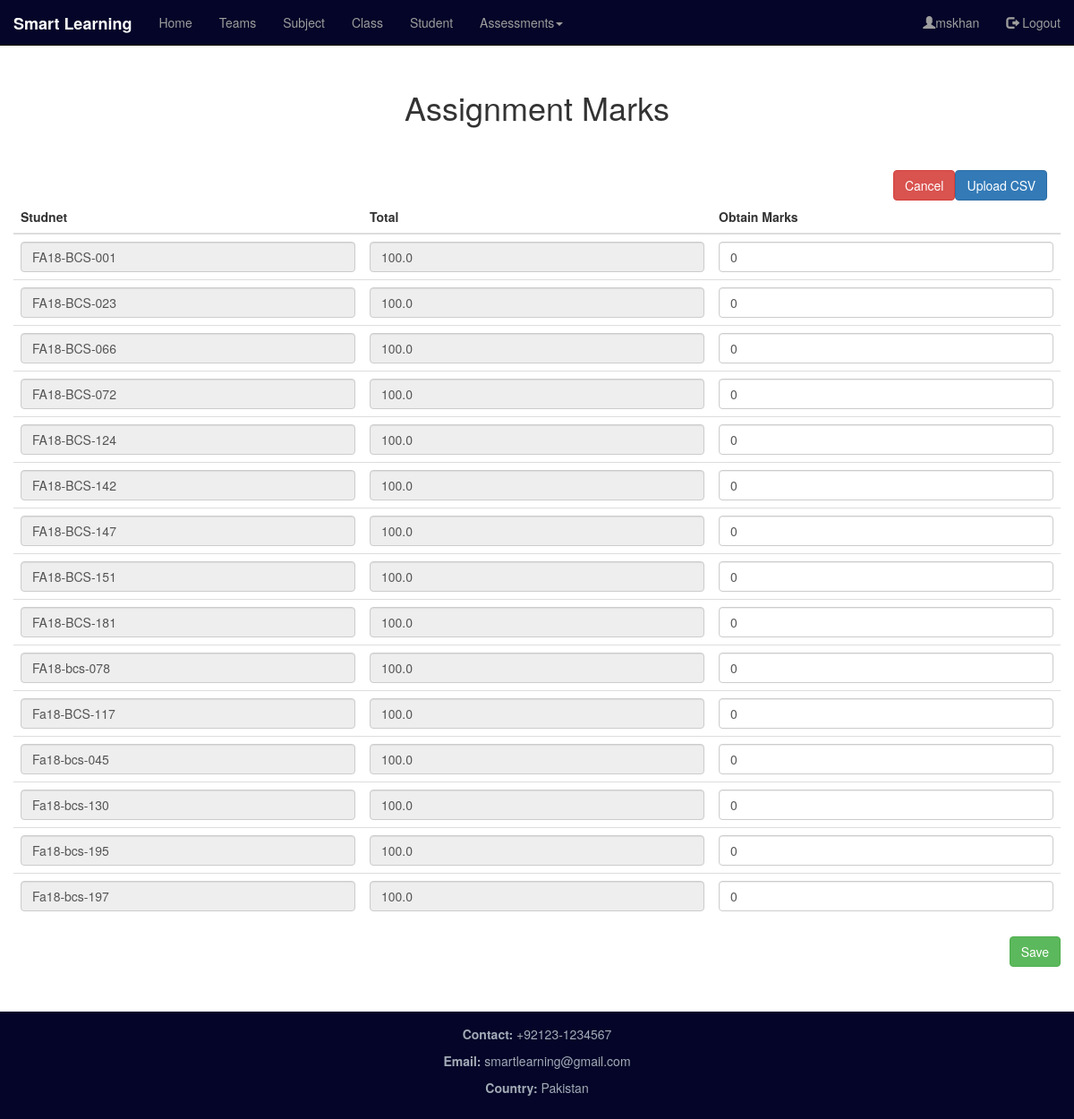
Page /dashboard/enroll_assignment_marks/3/ (signed in) on the committed database.
### dashboard_app/models.py (models this page shows, shortened)
class Student_Enroll(models.Model):
    s_class=models.ForeignKey(Class, on_delete=models.CASCADE )
    s_subject=models.ForeignKey(Subject, on_delete=models.CASCADE)
    s_student= models.ForeignKey(Student, on_delete=models.CASCADE)
    class Meta:
        unique_together = (('s_subject', 's_student','s_class'),)

class Student(models.Model):
    s_roll_number=models.CharField(max_length=15, primary_key=True)
    s_first_name=models.CharField(max_length=256)
    s_last_name=models.CharField(max_length=256)
    s_gender=models.CharField(max_length=1, choices=gender_list)
    s_department=models.CharField(max_length=3, choices=department_list)
    def __str__(self):
        return self.s_roll_number

class Assignment(models.Model):
    TimeStamp=models.DateTimeField(auto_now_add=True)
    ass_teacher=models.ForeignKey(Teacher, on_delete=models.CASCADE)
    ass_subject=models.ForeignKey(Subject, on_delete=models.CASCADE)
    ass_class=models.ForeignKey(Class,on_delete=models.CASCADE)
    ass_number=models.IntegerField()
    ass_title=models.CharField(max_length=256)
    ass_total_marks=models.FloatField(max_length=4)
    class Meta:
        unique_together = (('ass_subject', 'ass_title'),)

### dashboard_app/views.py (the view, shortened to what this page needs)
# urls.py: path('enroll_assignment_marks/<int:pk>/',views.Enroll_Assignment_Marks_View,name='enroll_assignment_marks_page'),
def Enroll_Assignment_Marks_View(request,pk):
    if request.user.is_authenticated:
        if request.session.has_key('username'):
            name=request.session['username']
            if request.method == 'POST' and request.is_ajax():
                return redirect('/dashboard/enroll_assignment/')
            form=file_upload_form()
            ass=Assignment.objects.get(pk=pk)
            t_mark=ass.ass_total_marks
            st=Student_Enroll.objects.filter(s_subject=ass.ass_subject)
            contextz={'form':form, 'name':name,'st':st,'t_mark':t_mark,'pk':pk}
            return render(request,"dashboard_app/enroll_assignment_marks.html",contextz)
        else:
            return redirect('/')
    else:
        return redirect('/')

### dashboard_app/forms.py
class file_upload_form(forms.ModelForm):
    class Meta:
        model=uploaded_csv
        fields= ('file_upload',)
        widgets={
        'file_upload':forms.FileInput(attrs={'class':'form-control','accept': ".csv"})
        }

### templates/dashboard_app/enroll_assignment_marks.html (shortened to what this page needs)
<!DOCTYPE html>
{% extends "base.html" %}
{% load staticfiles %}
{% block body_block %}
<div style="margin-top: 50px">
  <h1 class="text-center">Assignment Marks</h1><br><br>
<button type="button" id="add_btn" class="btn btn-primary" style="float: right;">Upload CSV</button>
<a href="{% url 'dashboard_app:enroll_assignment_page' %}"><button id="cancel_btn" type="button" class="btn btn-danger" style="float: right;">Cancel</button></a>
</div>
  <div class="row" style="margin-top: 10px; min-height: 500px">
    <form method="POST" id="table_marks">
    <table class="table">
      <thead>
        <th>Studnet</th>
        <th>Total</th>
        <th>Obtain Marks</th>
      </thead>
      <tbody>
        {% for i in st %}
        <tr>
          <td><input class="form-control" type="text" readonly value="{{i.s_student}}"></td>
          <td><input class="form-control" type="text" value="{{t_mark}}" readonly></td>
          <td><input class="form-control" type="number" name="{{i.s_student}}" value="0"></td>
        </tr>
        {% endfor %}
      </tbody>
    </table>
    <button type="submit" id="form_save" class="btn btn-success save" style="float: right;">Save</button>
  </form>
</div>
</div>
{% endblock %}

### templates/base.html (shortened to what this page needs)
<!DOCTYPE html>
{% load staticfiles %}
<html lang="en">
<head>
  <link rel="stylesheet" href="https://maxcdn.bootstrapcdn.com/bootstrap/3.3.2/css/bootstrap.min.css">
  <link rel="stylesheet" href="https://maxcdn.bootstrapcdn.com/bootstrap/3.4.0/css/bootstrap.min.css">
  <link rel="stylesheet" href="{% static "dashboard_app/css/main.css"%}">
  <link rel="stylesheet" href="//code.jquery.com/ui/1.12.1/themes/base/jquery-ui.css">
</head>
<body>
  <nav class="navbar navbar-inverse navbar-fixed-top ">
    <div class="container-fluid">
      <div class="navbar-header">
        <a class="navbar-brand" href="{% url 'dashboard_app:dashboard_page' %}"><b>Smart Learning</b></a>
      </div>
      <div class="collapse navbar-collapse" id="myNavbar">
        <ul class="nav navbar-nav">
          <li id="home_li"><a href="{% url 'dashboard_app:dashboard_page' %}">Home</a></li>
          <li id="team_li"><a href="{% url 'dashboard_app:group_page' %}">Teams</a></li>
          <li id="subject_li"><a href="{% url 'dashboard_app:enroll_subject_page' %}">Subject</a></li>
          <li><a href="{% url 'dashboard_app:enroll_class_page' %}">Class</a></li>
          <li><a href="{% url 'dashboard_app:enroll_student_class_page' %}">Student</a></li>
          <li id="add_li" class="dropdown"><a class="dropdown-toggle" data-toggle="dropdown" href="{% url 'dashboard_app:enroll_class_page' %}">Assessments<span class="caret"></span></a>
          </li>
        </ul>
        <ul class="nav navbar-nav navbar-right">
          <li><a ><span class="glyphicon glyphicon-user"></span>{{ name }}</a></li>
          <li><a href="{% url 'login_app:logout_page' %}"><span class="glyphicon glyphicon-log-out"></span> Logout</a></li>
        </ul>
      </div>
    </div>
  </nav>
<div class="container-fluid text-center">
  <div class="row content">
    <div class="col-xs-12 text-left">
      <div class="container">
        {% block body_block %}
        {% endblock %}
      </div>
    </div>
  </div>
<footer class="container-fluid text-center" style="margin-top: 50px;">
  <p><b>Contact:</b> +92123-1234567</p>
  <p><b>Email:</b> smartlearning@gmail.com</p>
  <p><b>Country:</b> Pakistan</p>
</footer>
</body>
</html>

### statics/dashboard_app/css/main.css (style rules this page uses)
.navbar { margin-bottom: 0; border-radius: 0; background-color:#040528; }
.container { height: 110% auto; margin-top: 50px; }
.row.content { height: 450px }
footer { background-color:#040528; color: #a3abb7; padding: 15px; bottom:0px; height:20%; }

### rows in the picture
Student_Enroll: s_student "FA18-BCS-001"
Assignment: ass_total_marks "100.0"
Student_Enroll: s_student "FA18-BCS-023"
Student_Enroll: s_student "FA18-BCS-066"
Student_Enroll: s_student "FA18-BCS-072"
Student_Enroll: s_student "FA18-BCS-124"
Student_Enroll: s_student "FA18-BCS-142"
Student_Enroll: s_student "FA18-BCS-147"
Student_Enroll: s_student "FA18-BCS-151"
Student_Enroll: s_student "FA18-BCS-181"
Student_Enroll: s_student "FA18-bcs-078"
Student_Enroll: s_student "Fa18-BCS-117"
Student_Enroll: s_student "Fa18-bcs-045"
Student_Enroll: s_student "Fa18-bcs-130"
Student_Enroll: s_student "Fa18-bcs-195"
Student_Enroll: s_student "Fa18-bcs-197"

### other values in the picture
{{ name }} "mskhan"
